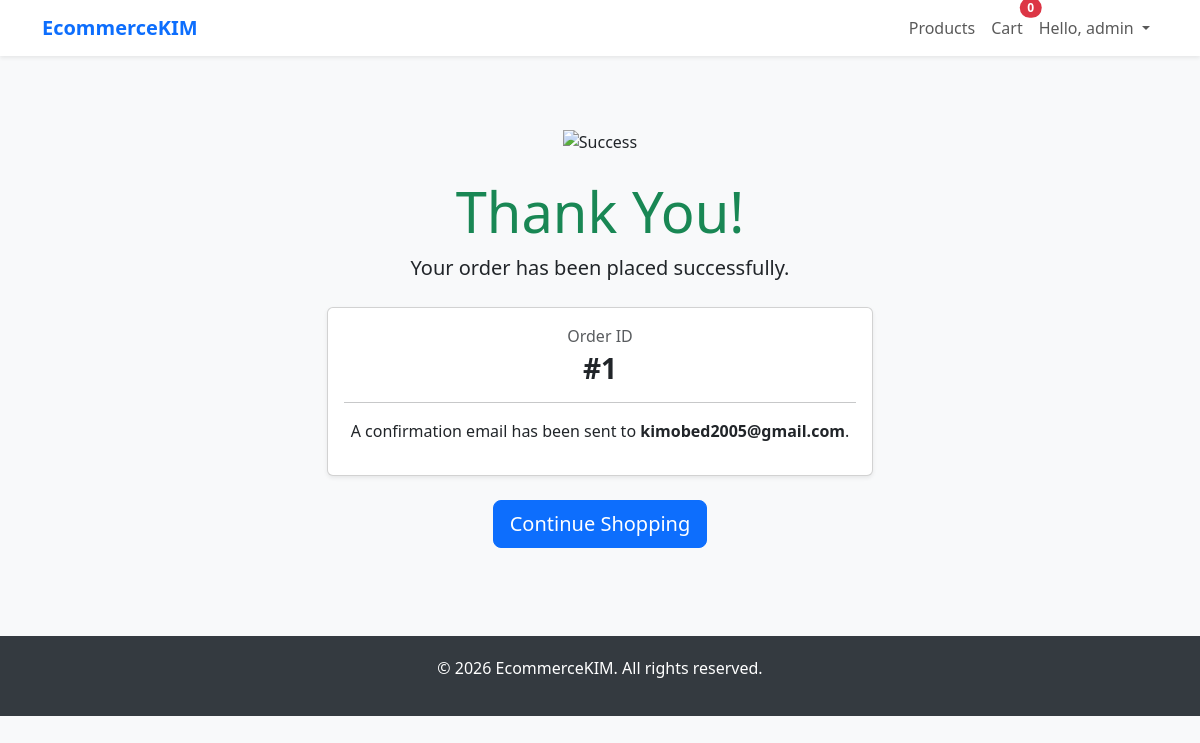
Page /checkout/success/1/ (signed in) on the committed database.
### accounts/models.py (models this page shows)
class User(AbstractUser):
    pass

### orders/models.py (models this page shows, shortened)
class Order(models.Model):
    user = models.ForeignKey(User, on_delete=models.SET_NULL, null=True, blank=True)
    first_name = models.CharField(max_length=100)
    last_name = models.CharField(max_length=100)
    email = models.EmailField()
    address = models.CharField(max_length=250)
    city = models.CharField(max_length=100)
    zipcode = models.CharField(max_length=20)
    paid = models.BooleanField(default=False)
    created = models.DateTimeField(auto_now_add=True)

### orders/views.py (the view)
# urls.py: path('success/<int:order_id>/', views.order_success, name='order_success'),
def order_success(request, order_id):
    order = get_object_or_404(Order, id=order_id)
    return render(request, 'orders/order_success.html', {'order': order})

### templates/orders/order_success.html (shortened to what this page needs)
{% extends 'base.html' %}
{% block content %}
<div class="row justify-content-center text-center py-5">
    <div class="col-md-6">
        <div class="mb-4">
            <img src="https://cdn-icons-png.flaticon.com/512/148/148400.png" alt="Success" style="width: 100px;">
        </div>
        <h1 class="display-4 text-success">Thank You!</h1>
        <p class="lead">Your order has been placed successfully.</p>
        <div class="card shadow-sm my-4">
            <div class="card-body">
                <p class="mb-1 text-muted">Order ID</p>
                <h3 class="fw-bold">#{{ order.id }}</h3>
                <hr>
                <p>A confirmation email has been sent to <strong>{{ order.email }}</strong>.</p>
            </div>
        </div>
        <a href="{% url 'store:product_list' %}" class="btn btn-primary btn-lg">Continue Shopping</a>
    </div>
</div>
{% endblock %}

### templates/base.html (shortened to what this page needs)
<!DOCTYPE html>
<html lang="en">
<head>
    <link href="https://cdn.jsdelivr.net/npm/bootstrap@5.3.0/dist/css/bootstrap.min.css" rel="stylesheet">
</head>
<body>
    <nav class="navbar navbar-expand-lg navbar-light bg-white shadow-sm mb-4">
        <div class="container">
            <a class="navbar-brand" href="{% url 'store:product_list' %}">EcommerceKIM</a>
            <div class="collapse navbar-collapse" id="navbarNav">
                <ul class="navbar-nav ms-auto align-items-center">
                    <li class="nav-item">
                        <a class="nav-link" href="{% url 'store:product_list' %}">Products</a>
                    </li>
                    <li class="nav-item">
                        <a class="nav-link position-relative" href="{% url 'cart:cart_detail' %}">
                            Cart
                            <span id="cart-count" class="position-absolute top-0 start-100 translate-middle badge rounded-pill bg-danger">
                                0
                            </span>
                        </a>
                    </li>
                    {% if user.is_authenticated %}
                        <li class="nav-item dropdown">
                            <a class="nav-link dropdown-toggle" href="#" id="userDropdown" role="button" data-bs-toggle="dropdown">
                                Hello, {{ user.username }}
                            </a>
                        </li>
                    {% else %}
                        <li class="nav-item">
                            <a class="btn btn-outline-primary btn-sm ms-lg-3" href="{% url 'accounts:login' %}">Login</a>
                        </li>
                    {% endif %}
                </ul>
            </div>
        </div>
    </nav>
    <div class="container">
        {% block content %}{% endblock %}
    </div>
    <footer>
        <div class="container text-center">
            <p>&copy; 2026 EcommerceKIM. All rights reserved.</p>
        </div>
    </footer>
</body>
</html>

### templates/base.html (style rules this page uses)
body { background-color: #f8f9fa; }
.navbar-brand { font-weight: bold; color: #0d6efd !important; }
footer { background-color: #343a40; color: white; padding: 20px 0; margin-top: 40px; }

### rows in the picture
User: username "admin"
Order: id "1", email "kimobed2005@gmail.com"
